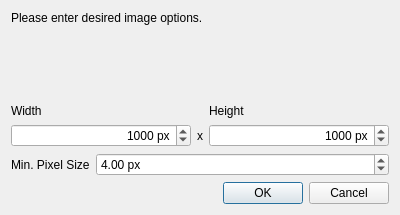
<?xml version="1.0" encoding="UTF-8"?>
<ui version="4.0">
 <class>DimensionDialog</class>
 <widget class="QDialog" name="DimensionDialog">
  <property name="geometry">
   <rect>
    <x>0</x>
    <y>0</y>
    <width>400</width>
    <height>215</height>
   </rect>
  </property>
  <property name="windowTitle">
   <string>Dialog</string>
  </property>
  <layout class="QVBoxLayout" name="verticalLayout">
   <item>
    <widget class="QLabel" name="label">
     <property name="text">
      <string>Please enter desired image options.</string>
     </property>
    </widget>
   </item>
   <item>
    <spacer name="verticalSpacer">
     <property name="orientation">
      <enum>Qt::Vertical</enum>
     </property>
     <property name="sizeHint" stdset="0">
      <size>
       <width>20</width>
       <height>40</height>
      </size>
     </property>
    </spacer>
   </item>
   <item>
    <layout class="QGridLayout" name="gridLayout">
     <item row="1" column="0">
      <widget class="QSpinBox" name="spinBox">
       <property name="alignment">
        <set>Qt::AlignRight|Qt::AlignTrailing|Qt::AlignVCenter</set>
       </property>
       <property name="suffix">
        <string> px</string>
       </property>
       <property name="maximum">
        <number>10000</number>
       </property>
       <property name="value">
        <number>1000</number>
       </property>
      </widget>
     </item>
     <item row="0" column="0">
      <widget class="QLabel" name="label_2">
       <property name="text">
        <string>Width</string>
       </property>
      </widget>
     </item>
     <item row="1" column="2">
      <widget class="QSpinBox" name="spinBox_2">
       <property name="alignment">
        <set>Qt::AlignRight|Qt::AlignTrailing|Qt::AlignVCenter</set>
       </property>
       <property name="suffix">
        <string> px</string>
       </property>
       <property name="maximum">
        <number>10000</number>
       </property>
       <property name="value">
        <number>1000</number>
       </property>
      </widget>
     </item>
     <item row="1" column="1">
      <widget class="QLabel" name="label_3">
       <property name="sizePolicy">
        <sizepolicy hsizetype="Fixed" vsizetype="Preferred">
         <horstretch>0</horstretch>
         <verstretch>0</verstretch>
        </sizepolicy>
       </property>
       <property name="text">
        <string>x</string>
       </property>
      </widget>
     </item>
     <item row="0" column="2">
      <widget class="QLabel" name="label_4">
       <property name="text">
        <string>Height</string>
       </property>
      </widget>
     </item>
    </layout>
   </item>
   <item>
    <layout class="QFormLayout" name="formLayout">
     <item row="0" column="0">
      <widget class="QLabel" name="label_5">
       <property name="text">
        <string>Min. Pixel Size</string>
       </property>
      </widget>
     </item>
     <item row="0" column="1">
      <widget class="QDoubleSpinBox" name="doubleSpinBox">
       <property name="suffix">
        <string> px</string>
       </property>
       <property name="value">
        <double>4.000000000000000</double>
       </property>
      </widget>
     </item>
    </layout>
   </item>
   <item>
    <widget class="QDialogButtonBox" name="buttonBox">
     <property name="orientation">
      <enum>Qt::Horizontal</enum>
     </property>
     <property name="standardButtons">
      <set>QDialogButtonBox::Cancel|QDialogButtonBox::Ok</set>
     </property>
    </widget>
   </item>
  </layout>
 </widget>
 <resources/>
 <connections>
  <connection>
   <sender>buttonBox</sender>
   <signal>accepted()</signal>
   <receiver>DimensionDialog</receiver>
   <slot>accept()</slot>
   <hints>
    <hint type="sourcelabel">
     <x>248</x>
     <y>254</y>
    </hint>
    <hint type="destinationlabel">
     <x>157</x>
     <y>274</y>
    </hint>
   </hints>
  </connection>
  <connection>
   <sender>buttonBox</sender>
   <signal>rejected()</signal>
   <receiver>DimensionDialog</receiver>
   <slot>reject()</slot>
   <hints>
    <hint type="sourcelabel">
     <x>316</x>
     <y>260</y>
    </hint>
    <hint type="destinationlabel">
     <x>286</x>
     <y>274</y>
    </hint>
   </hints>
  </connection>
 </connections>
</ui>
